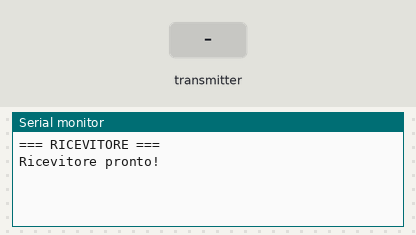
This sketch was run on a simulated Arduino Uno, built with avr-gcc and run on an emulated ATmega328P. Shown: the last lines printed to the serial monitor. The test bench sets the inputs (shaded band). No radio packets arrive unless stated.

Above: at 1.2 s.
1.3 s: the transmitter starts sending ricevuto = 0
At 1.37 s:
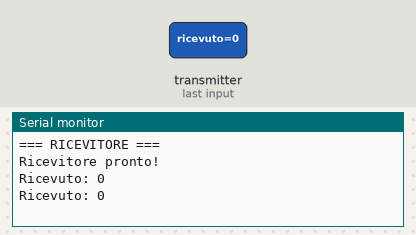
3.2 s: the transmitter starts sending ricevuto = 256
At 3.27 s:
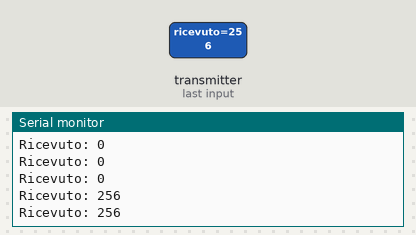
Timing chart, 0 to 6.2 s (numbered marks = the images above; inputs shaded):
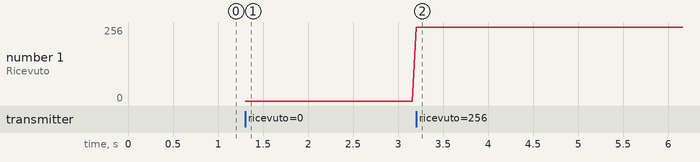

Measured:
- after the input at 1.3 s, the serial monitor: prints a new line at once (image 1)
- after the input at 3.2 s, the serial monitor: prints a new line at once (image 2)
- plotted number 1: 0 → 2 after the input at 3.2 s

The sketch:

RX_test.ino
```cpp
#include <SPI.h>
#include <nRF24L01.h>
#include <RF24.h>

RF24 radio(7, 8);   // CE, CSN
const byte address[6] = "00001";

void setup() {
  Serial.begin(9600);
  Serial.println("=== RICEVITORE ===");

  if (!radio.begin()) {
    Serial.println("Modulo NRF24 NON trovato!");
    while (1);
  }

  radio.setChannel(108);
  radio.setDataRate(RF24_250KBPS);
  radio.setPALevel(RF24_PA_LOW);
  radio.setRetries(5, 15);

  radio.openReadingPipe(0, address);
  radio.startListening();

  Serial.println("Ricevitore pronto!");
}

void loop() {
  if (radio.available()) {
    int ricevuto;
    radio.read(&ricevuto, sizeof(ricevuto));

    Serial.print("Ricevuto: ");
    Serial.println(ricevuto);
  }
}
```
